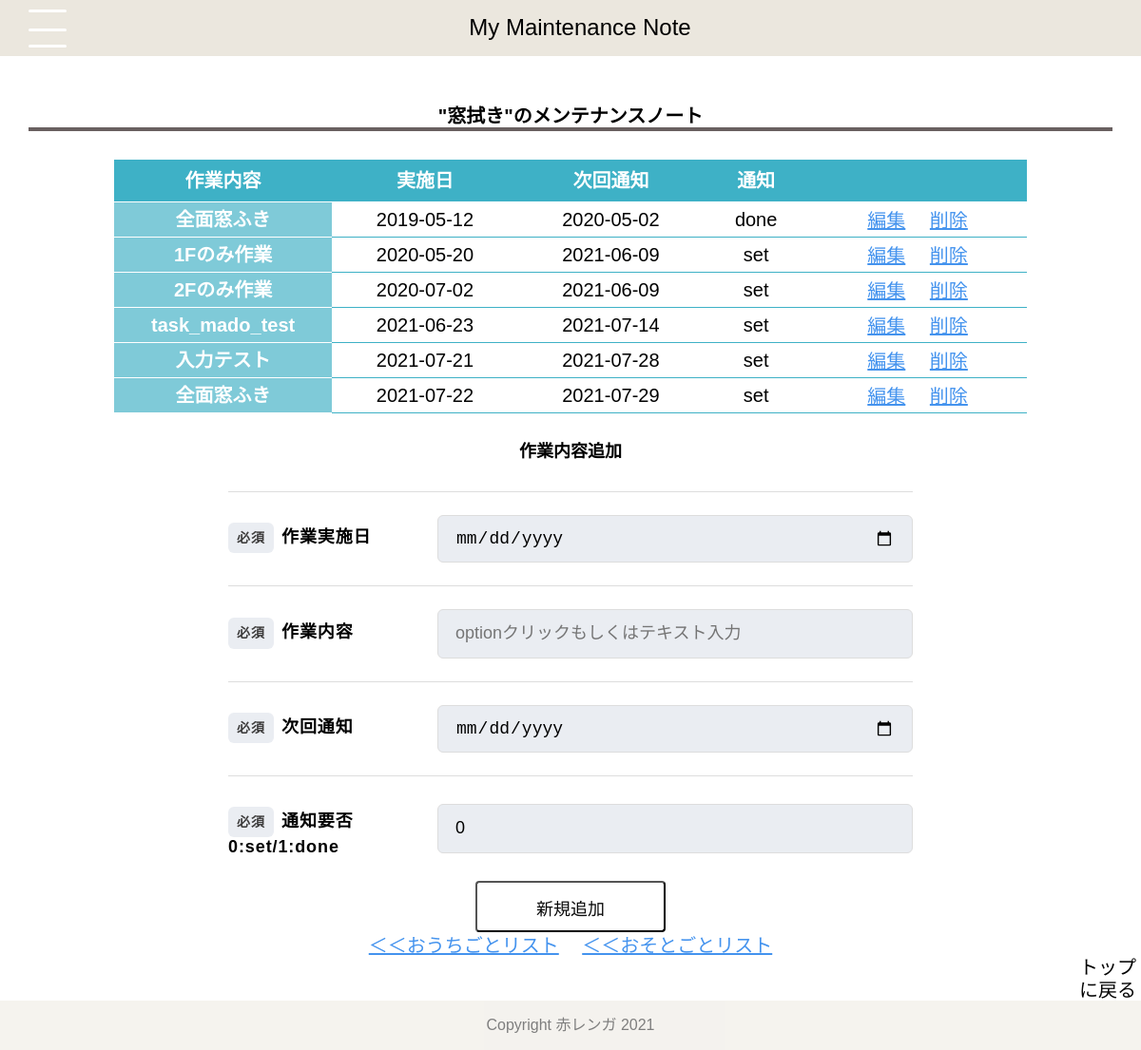
Before: /tasklist/1 with the older database file.
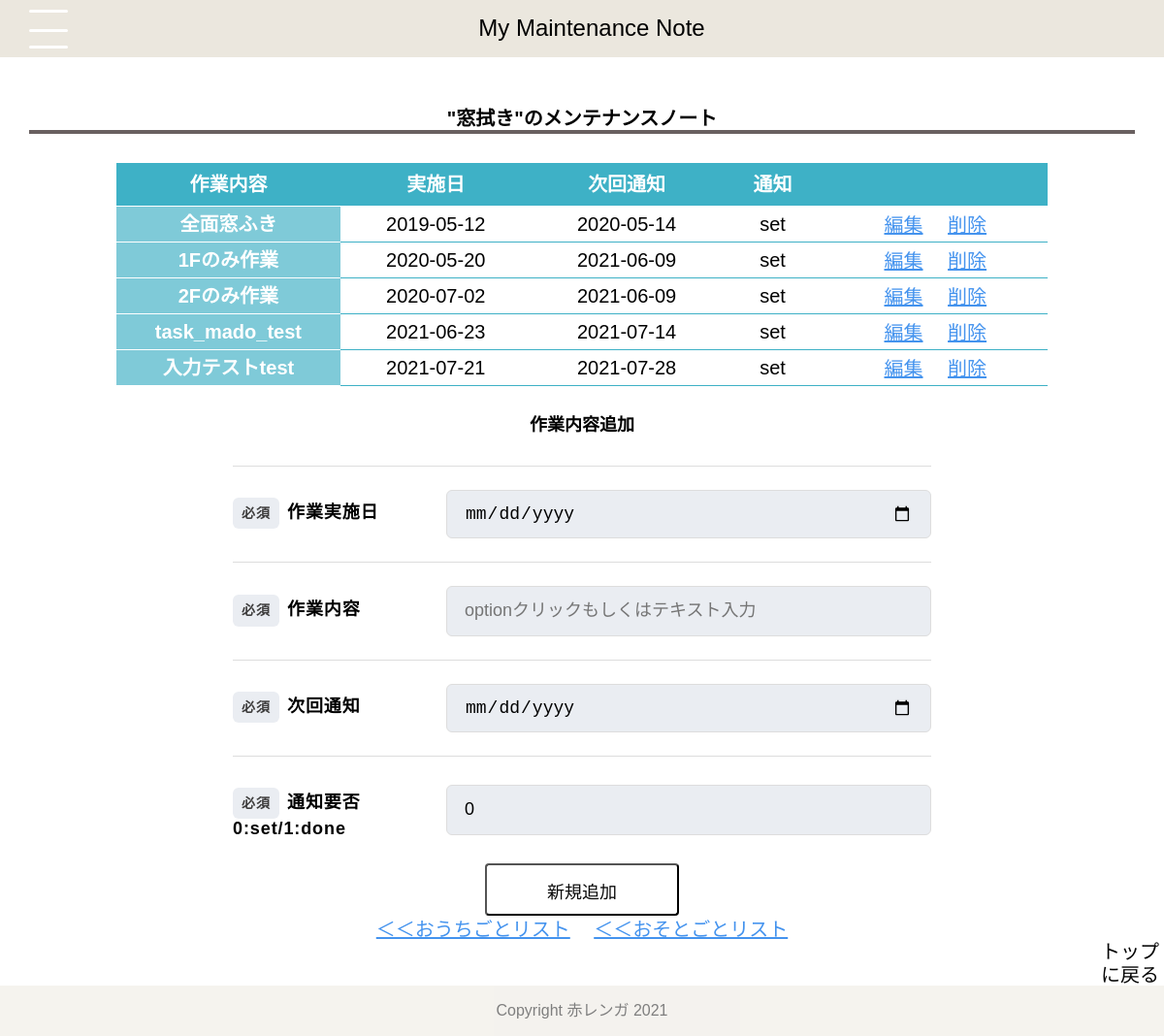
After: the same page with the newer database file.
### tables this page shows
CREATE TABLE "items" (
	"id"	INTEGER,
	"ios_id"	INTEGER,
	"item"	TEXT,
	"table_name"	TEXT,
	PRIMARY KEY("id" AUTOINCREMENT)
);

CREATE TABLE "mado" (
	"taskid"	INTEGER,
	"item_id"	INTEGER,
	"date"	DATE,
	"task"	TEXT,
	"notice"	DATE,
	"nt_id"	INTEGER,
	PRIMARY KEY("taskid" AUTOINCREMENT)
);

### app.py (the view)
@app.route("/tasklist/<int:id>")
def tasklist(id):
    conn = sqlite3.connect("maintenance.db")
    c = conn.cursor()
    c.execute("select id from items where id = ?" , (id,))
    id = c.fetchone()[0]
    c.execute("select item from items where id = ?" , (id,))
    item = c.fetchone()[0]
    c.execute("select table_name from items where id = ?" , (id,))
    table_name = c.fetchone()[0]
    c.execute("select taskid, date, task, notice, nt_id from %s" % (table_name))
    tasklist = []
    task_list = []
    for row in c.fetchall():
        tasklist = dict({"taskid":row[0],"date":row[1], "task":row[2],"notice":row[3], "nt_id":row[4]})
        if tasklist["nt_id"] == 1:
            tasklist["nt_id"] = "done"
        else:
            tasklist["nt_id"] = "set"
        task_list.append(tasklist)
    c.close()
    return render_template("tasklist.html" , task_list = task_list, table_name = table_name, item = item, id = id)

### templates/tasklist.html (shortened to what this page needs)
{% extends 'base.html' %}
{% block content %}
<h2>"{{item}}"のメンテナンスノート</h2>
<table class="table_list" width="80%">
    <thead>
        <tr>
            <th>作業内容</th>
            <th>実施日</th>
            <th>次回通知</th>
            <th>通知</th>
            <th></th>
        </tr>
    </thead>
    {% for item in task_list %}
    <tbody>
        <tr>
            <th label="作業内容"><p>{{item["task"]}}</p></th>
            <td label="実施日　"><p>{{item["date"]}}</p></td>
            <td label="次回通知"><p>{{item["notice"]}}</p></td>
            <td label="通知"><p>{{item["nt_id"]}}</p></td>
            <td>
                <div class="btn_top">
                    <a href="/edit/tasklist/{{id}}/{{item['taskid']}}" class="btn4">編集</a>
                    <a href="/del/tasklist/{{id}}/{{item['taskid']}}" onclick="return confirm('削除しますか？')" class="btn4">削除</a>
                </div>
            </td>
        </tr>
    </tbody>
    {% endfor %}
</table>
<form action="/add/tasklist/{{id}}" method="POST">
        <h3>作業内容追加</h3>
    <div class="Form">
        <div class="Form-Item">
            <p class="Form-Item-Label isMsg"><span class="Form-Item-Label-Required">必須</span>作業実施日</p>
            <input type="date" name="date" class="Form-Item-Input" placeholder="例）2021-1-23">
        </div>
        <div class="Form-Item">
            <p class="Form-Item-Label"><span class="Form-Item-Label-Required">必須</span>作業内容</p>
            <input type="text" name="task"  class="Form-Item-Input" list="item_list" placeholder="optionクリックもしくはテキスト入力" autocomplete="off">
        </div>
        <div class="Form-Item">
            <p class="Form-Item-Label isMsg"><span class="Form-Item-Label-Required">必須</span>次回通知</p>
            <input name="notice" type="date" class="Form-Item-Input" placeholder="例）2021-1-23">
        </div>
        <div class="Form-Item">
            <p class="Form-Item-Label isMsg"><span class="Form-Item-Label-Required">必須</span>通知要否<br>0:set/1:done</p>
            <input name="nt_id" type="integer" value="0" class="Form-Item-Input">
        </div>
    </div>
<div>
    <button type="submit" class="btn1">新規追加</button>
</div>
</form>
<div class="btn_top">
    <a href="/list/uti" class="btn4">＜＜おうちごとリスト</a>
    <a href="/list/soto" class="btn4">＜＜おそとごとリスト</a>
</div>
<div class="btn_top1">
    <a href="/index" type="button" class="btn5">トップに戻る</a>
</div>
{% endblock %}

### templates/base.html (shortened to what this page needs)
<!DOCTYPE html>
<html lang="ja">
<head>
    <link rel="stylesheet" href="/static/css/style.css">
    <link rel="stylesheet" href="https://use.fontawesome.com/releases/v5.6.4/css/all.css">
</head>
<body>
    <header>
        <div id="page_top">
            <a class="top" href="/index">My Maintenance Note</a>
        </div>
    </header>
    <div id="hamburger">
        <span class="inner_line" id="line1"></span>
        <span class="inner_line" id="line2"></span>
        <span class="inner_line" id="line3"></span>
    </div>
    {% block content %}{% endblock %}
</body>
<footer>
    <p class="footer">Copyright 赤レンガ 2021</p>
</footer>
</html>

### static/css/style.css (style rules this page uses)
html { overflow-y: scroll; }
body, h1, h2, h3, h4, h5, p, ul, ol, li, dl, dt, dd { margin: 0px; padding: 0px; }
body { background: #fff; text-align: center; font-size: 16px; line-height: 1.2; min-width: 100%; -webkit-text-size-adjust: 100%; }
a { outline: none; color: inherit; text-decoration: none; }
body { font-family: "Noto Sans Japanese", "ヒラギノ角ゴ Pro W3", "Hiragino Kaku Gothic Pro", "ヒラギノ角ゴ ProN W3", "Hiragino Kaku Gothic ProN", "游ゴシック", YuGothic, "メイリオ", "Meiryo", "HGPｺﾞｼｯｸM", "Osaka", "ＭＳ Ｐゴシック", sans-serif, Century Gothic, Arial; }
header { width: 100%; height: 80px; }
.top { width: 100%; background-color: rgb(235, 231, 222); font-size: 24px; padding: 15px 10px; text-align: center; }
body { height: 800px; }
p { text-align: center; font-size: 20px; }
a { color:black; padding: 10px 10px; display: inline-block; font-size: 24px; }
h2 { font-size: 20px; margin: 30px; text-align:center; border-bottom: solid 4px rgb(105, 96, 96); }
h3 { font-size: 18px; text-align:center; margin: 30px; }
table { table-layout: auto; margin-left: auto; margin-right: auto; border-radius: 16px; }
table th { font-size: 20px; padding: 0; }
td { font-size: 20px; }
.table_list { border-collapse: collapse; }
.table_list thead th { background: #3EB1C6; padding: 10px 15px; border-bottom:#FFF solid 1px; color:#FFF; }
.table_list tbody th { background:#7fcad8; color:#FFF; padding: 2px;px 15px; border-bottom:#FFF solid 1px; vertical-align:middle; }
.table_list tbody tr:last-child th { border-bottom:#FFF solid 1px; }
.table_list tbody td { background:#FFF; padding:5px 15px; border-bottom:#3EB1C6 solid 1px; vertical-align:middle; }
form { margin-top: 20px; margin-left: auto; margin-right: auto; max-width: 720px; }
.Form { margin-top: 20px; margin-left: auto; margin-right: auto; max-width: 720px; }
.Form-Item { border-top: 1px solid #ddd; padding-top: 24px; padding-bottom: 24px; width: 100%; display: flex; align-items: center; }
.Form-Item-Label { width: 100%; max-width: 180px; letter-spacing: 0.05em; font-weight: bold; font-size: 18px; text-align: left; }
.Form-Item-Label.isMsg { margin-top: 8px; margin-bottom: auto; }
.Form-Item-Label-Required { border-radius: 6px; margin-right: 8px; padding-top: 8px; padding-bottom: 8px; width: 48px; display: inline-block; text-align: center; background: #eaedf2; color: rgb(61, 60, 60); font-size: 14px; }
.Form-Item-Input { border: 1px solid #ddd; border-radius: 6px; margin-left: 40px; padding-left: 1em; padding-right: 1em; height: 48px; flex: 1; width: 100%; background: #eaedf2; font-size: 18px; }
#hamburger { display: block; position: absolute; top: 10px; left: 30px; width: 40px; height: 40px; cursor: pointer; transition: 1s; }
.inner_line { display: block; position: absolute; left: 0; width: 40px; height: 3px; background-color: #ffffff; transition: 1s; border-radius: 4px; }
#line1 { top: 0; }
#line2 { top: 20px; }
#line3 { bottom: 0; }
.btn1 { display: inline-block; width: 200px; height: 54px; text-align: center; text-decoration: none; line-height: 54px; outline: none; background-color:white; color: rgb(10, 10, 10); font-size: 18px; border-radius: 4px; }
.btn_top { text-align: center; }
.btn_top1 { text-align: right; }
.btn4 { height: 20px; font-size: 20px; border-radius: 8px; color: rgb(68, 147, 238); text-align: center; text-decoration: underline; padding: 2px 10px; }
.btn5 { width: 70px; height: 36px; font-size: 20px; border-radius: 8px; color: rgb(5, 5, 5); text-align: center; padding: 0; }
.footer { bottom: 0; font-size: 16px; color: black; padding: 16px; text-align: center; background-color: rgb(235, 231, 222); opacity: 0.5; }

Changed rows visible on the page:
removed mado: task "全面窓ふき", date "2021-07-22", notice "2021-07-29", nt_id "set"
changed mado "全面窓ふき": notice "2020-05-02" → "2020-05-14"; nt_id "done" → "set"
changed mado: task "入力テスト" → "入力テストtest"
